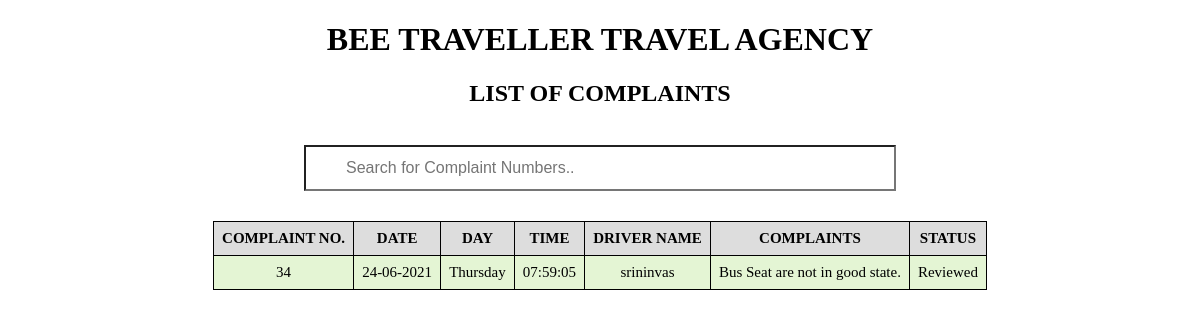
/busDriver/driverViewBusDriverComplaints.php?bus_id=BAN01 (signed in), run on the app's committed database.
### tables this page shows
CREATE TABLE `busdriverscomplaint` (
  `cmp_id` int(50) NOT NULL,
  `bus_id` varchar(10) NOT NULL,
  `date` varchar(50) NOT NULL,
  `day` varchar(50) NOT NULL,
  `time` time NOT NULL,
  `driver_name` varchar(50) NOT NULL,
  `complaints` mediumtext NOT NULL,
  `status` varchar(50) NOT NULL
);

### busDriver/driverViewBusDriverComplaints.php (the view, shortened to what this page needs)
<!DOCTYPE html>
<html>
<head>
</head>
<body>
     <?php
        if(empty($_SESSION['did']))
        {
            echo '<script>window.location= "index.php";</script>';
            die();
        }
        else
        {
    ?>
	<h1><center>BEE TRAVELLER TRAVEL AGENCY</center></h1>
	<form action="" method="POST">
		<h2><center>LIST OF COMPLAINTS</center></h2>
		<br>
		<center><input type="text" id="myInput" onkeyup="myFunction()" placeholder="Search for Complaint Numbers.." title="Type Complaint Number"></center>
		<br>
		<table id="myTable">
			<tr class="header">
                <th>COMPLAINT NO.</th>
		        <th>DATE</th>
                <th>DAY</th>
                <th>TIME</th>
                <th>DRIVER NAME</th>
                <th>COMPLAINTS</th>
                <th>STATUS</th>
			</tr>
			<?php
                $b_id=$_GET["bus_id"];
                $conn=mysqli_connect("localhost","root","","projectmeteor");
                $sql = "SELECT * FROM busdriverscomplaint WHERE bus_id = '$b_id' ORDER BY date,cmp_id DESC";
                $result = $conn->query($sql);
                $rows1 = mysqli_num_rows($result);
                if($rows1==0)
                {
                    echo"<tr><td colspan='8'> NO COMPLAINT HAS BEEN LODGED SO FAR ...</td></tr>";
                }
                else
                {
                    while($rows=$result->fetch_assoc())
                    {
            ?>
            <tr>
                <td><?php echo $rows['cmp_id'];?></td>
				<td><?php echo $rows['date'];?></td>
                <td><?php echo $rows['day'];?></td>
                <td><?php echo $rows['time'];?></td>
                <td><?php echo $rows['driver_name'];?></td>
                <td><?php echo $rows['complaints'];?></td>
                <td><?php echo $rows['status'];?></td>
            </tr>
            <?php
            	} }
            ?>
		</table>
	</form>
<?php } ?>
</body>
</html>

### busDriver/driverViewBusDriverComplaints.php (style rules this page uses)
table { margin: 0 auto; font-size: 15px; border: 1px solid black; border-collapse: collapse; }
td { background-color: #E4F5D4; border: 1px solid black; }
th, td { border: 1px solid black; padding: 8px; text-align: center; }
th { background-color: #ddd; }
td { font-weight: lighter; }
* { box-sizing: border-box; }
#myInput { background-image: url('https://cdn3.iconfinder.com/data/icons/video-player-1/154/search-find-magnifier-function-player-keyword-name-512.png'); background-size: 25px 25px; background-position: 10px 10px; background-repeat: no-repeat; width: 50%; font-size: 16px; padding: 12px 20px 12px 40px;t border: 1px solid #ddd; margin-bottom: 12px; }

### data on the page
busdriverscomplaint: cmp_id "34", date "24-06-2021", day "Thursday", time "07:59:05", driver_name "srininvas", complaints "Bus Seat are not in good state.", status "Reviewed"
